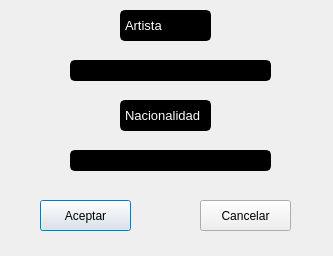
<?xml version="1.0" encoding="UTF-8"?>
<ui version="4.0">
 <class>Ventana_Modificacion_Artista</class>
 <widget class="QDialog" name="Ventana_Modificacion_Artista">
  <property name="geometry">
   <rect>
    <x>0</x>
    <y>0</y>
    <width>333</width>
    <height>256</height>
   </rect>
  </property>
  <property name="windowTitle">
   <string>0</string>
  </property>
  <property name="styleSheet">
   <string notr="true">background-image: url('images/ini_background.jpg');background-repeat: no-repeat; background-position: center;</string>
  </property>
  <widget class="QLabel" name="lbl_mod_nacionalidad">
   <property name="geometry">
    <rect>
     <x>120</x>
     <y>100</y>
     <width>91</width>
     <height>31</height>
    </rect>
   </property>
   <property name="font">
    <font>
     <pointsize>10</pointsize>
    </font>
   </property>
   <property name="styleSheet">
    <string notr="true">background: rgb(0,0,0);color:white;border: 2px solid black;border-radius:5px;</string>
   </property>
   <property name="text">
    <string>Nacionalidad</string>
   </property>
  </widget>
  <widget class="QLineEdit" name="txt_mod_artista">
   <property name="geometry">
    <rect>
     <x>70</x>
     <y>60</y>
     <width>201</width>
     <height>21</height>
    </rect>
   </property>
   <property name="font">
    <font>
     <pointsize>10</pointsize>
    </font>
   </property>
   <property name="styleSheet">
    <string notr="true">background: rgb(0,0,0);color:white;border: 2px solid black;border-radius:5px;</string>
   </property>
  </widget>
  <widget class="QLineEdit" name="txt_mod_nacionalidad">
   <property name="geometry">
    <rect>
     <x>70</x>
     <y>150</y>
     <width>201</width>
     <height>21</height>
    </rect>
   </property>
   <property name="font">
    <font>
     <pointsize>10</pointsize>
    </font>
   </property>
   <property name="styleSheet">
    <string notr="true">background: rgb(0,0,0);color:white;border: 2px solid black;border-radius:5px;</string>
   </property>
  </widget>
  <widget class="QPushButton" name="btn_mod_aceptar">
   <property name="geometry">
    <rect>
     <x>40</x>
     <y>200</y>
     <width>91</width>
     <height>31</height>
    </rect>
   </property>
   <property name="text">
    <string>Aceptar</string>
   </property>
  </widget>
  <widget class="QPushButton" name="btn_mod_cancelar">
   <property name="geometry">
    <rect>
     <x>200</x>
     <y>200</y>
     <width>91</width>
     <height>31</height>
    </rect>
   </property>
   <property name="text">
    <string>Cancelar</string>
   </property>
  </widget>
  <widget class="QLabel" name="lbl_mod_artista">
   <property name="geometry">
    <rect>
     <x>120</x>
     <y>10</y>
     <width>91</width>
     <height>31</height>
    </rect>
   </property>
   <property name="font">
    <font>
     <pointsize>10</pointsize>
    </font>
   </property>
   <property name="styleSheet">
    <string notr="true">background: rgb(0,0,0);color:white;border: 2px solid black;border-radius:5px;</string>
   </property>
   <property name="text">
    <string>Artista</string>
   </property>
  </widget>
 </widget>
 <resources/>
 <connections/>
</ui>
